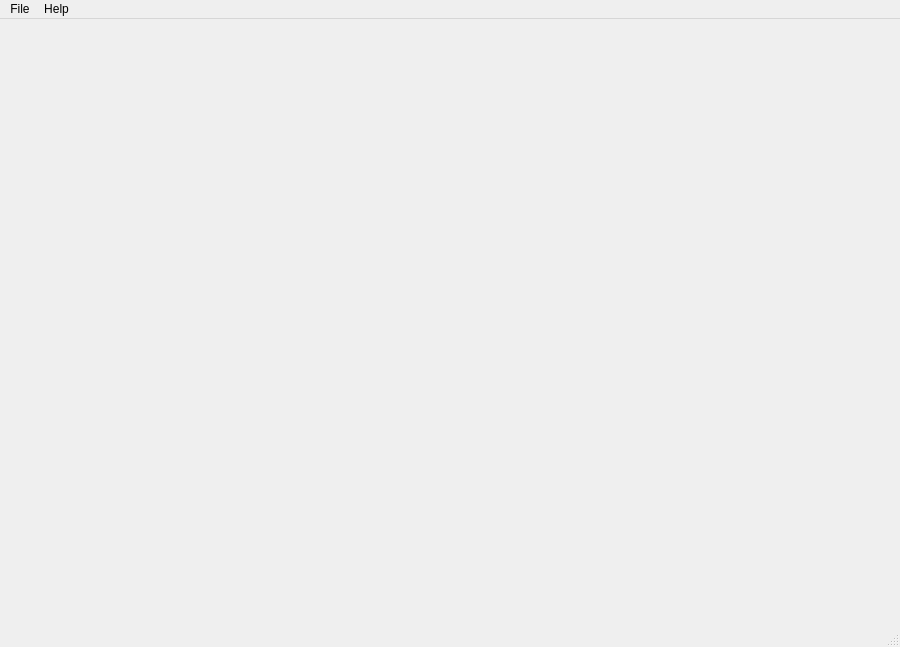
<?xml version="1.0" encoding="UTF-8"?>
<ui version="4.0">
 <class>DroneControls</class>
 <widget class="QMainWindow" name="DroneControls">
  <property name="windowModality">
   <enum>Qt::ApplicationModal</enum>
  </property>
  <property name="geometry">
   <rect>
    <x>0</x>
    <y>0</y>
    <width>900</width>
    <height>647</height>
   </rect>
  </property>
  <property name="windowTitle">
   <string>Drone Controls</string>
  </property>
  <property name="layoutDirection">
   <enum>Qt::LeftToRight</enum>
  </property>
  <widget class="QWidget" name="centralwidget">
   <property name="layoutDirection">
    <enum>Qt::LeftToRight</enum>
   </property>
   <layout class="QGridLayout" name="gridLayout" columnstretch="0">
    <property name="spacing">
     <number>6</number>
    </property>
   </layout>
  </widget>
  <widget class="QStatusBar" name="statusBar"/>
  <widget class="QMenuBar" name="menuBar">
   <property name="geometry">
    <rect>
     <x>0</x>
     <y>0</y>
     <width>900</width>
     <height>25</height>
    </rect>
   </property>
   <widget class="QMenu" name="menuFile">
    <property name="title">
     <string>File</string>
    </property>
    <addaction name="actionQuit"/>
   </widget>
   <widget class="QMenu" name="menuHelp">
    <property name="title">
     <string>Help</string>
    </property>
    <addaction name="actionAbout"/>
   </widget>
   <addaction name="menuFile"/>
   <addaction name="menuHelp"/>
  </widget>
  <action name="actionAbout">
   <property name="text">
    <string>About</string>
   </property>
  </action>
  <action name="actionQuit">
   <property name="text">
    <string>Quit</string>
   </property>
  </action>
 </widget>
 <resources/>
 <connections/>
</ui>
